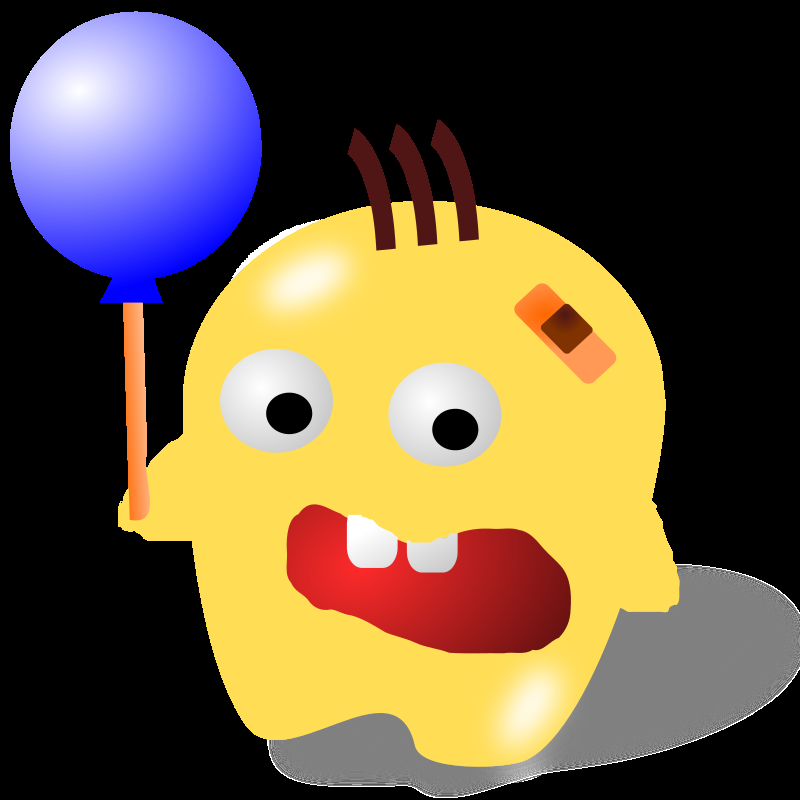
#> input picture changed.jpg, 800 x 800 px, given in place of cat.jpg, which was not available
$ jupyter execute 'OpenCV 이미지 연산 (1).ipynb'   (text cells are left out)
#> lines starting #> are read from the running program, lines starting #| are printed output that depends on the picture; after the words box and inside, x2 and y2 are one past the last pixel; in counts of white or black regions, pixels touching at a corner belong together; pictures that were not available may be replaced by others from this repository, and a replacement may not be noted
[cell 1]
#from google.colab import files
#uploaded = files.upload()

[cell 2]
import cv2
image = cv2.imread('./images/cat.jpg')
#> image is the input picture: shape (800, 800, 3); mean B, G, R 64.7, 89.9, 107.1

# 픽셀 수 및 이미지 크기 확인
print(image.shape)
#| (800, 800, 3)
print(image.size)
#| 1920000

# 이미지 Numpy 객체의 특정 픽셀을 가리킵니다.
px = image[100, 100]
#> px = [255, 229, 229]

# B, G, R 순서로 출력됩니다.
# (단, Gray Scale인 경우에는 B, G, R로 구분되지 않습니다.)
print(px)
#| [255 229 229]

# R 값만 출력하기
print(px[2])
#| 229

[cell 3]
import cv2
import matplotlib.pyplot as plt
import time

image = cv2.imread('./images/cat.jpg')

[cell 4]
start_time = time.time()
for i in range(0, 100):
    for j in range(0, 100):
        image[i, j] = [100, 100, 100]
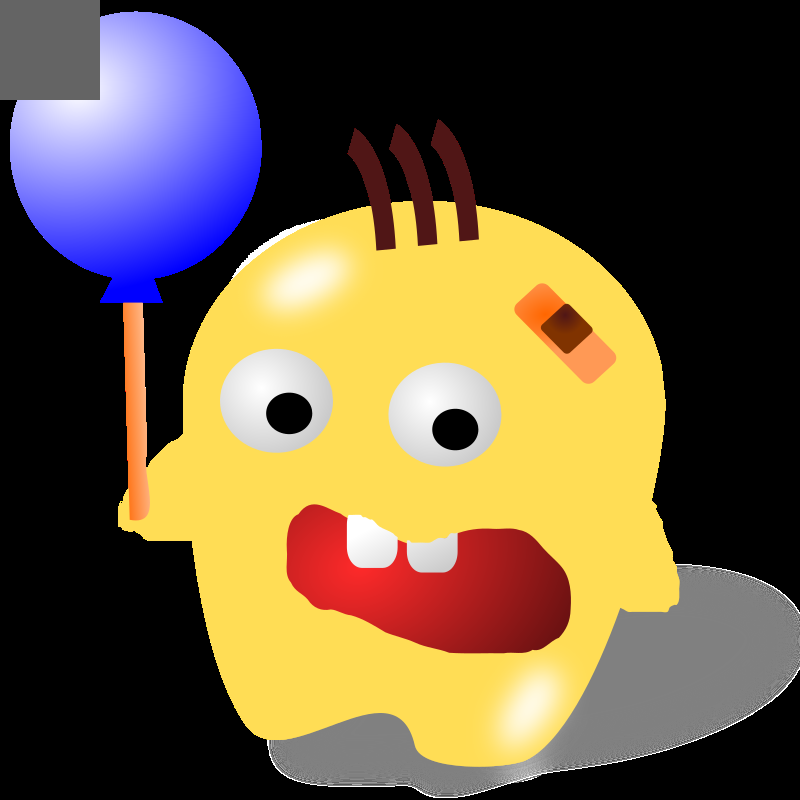
#> image: shape (800, 800, 3); 1.56% of pixels changed, all inside (x1, y1, x2, y2) = (0, 0, 100, 100)

[cell 5]
plt.imshow(cv2.cvtColor(image, cv2.COLOR_BGR2RGB))
plt.show()

[cell 6]
import cv2
import matplotlib.pyplot as plt
import time

image = cv2.imread('../images/cat.jpg')

start_time = time.time()
for i in range(0, 100):
    for j in range(0, 100):
        image[i, j] = [255, 255, 255]
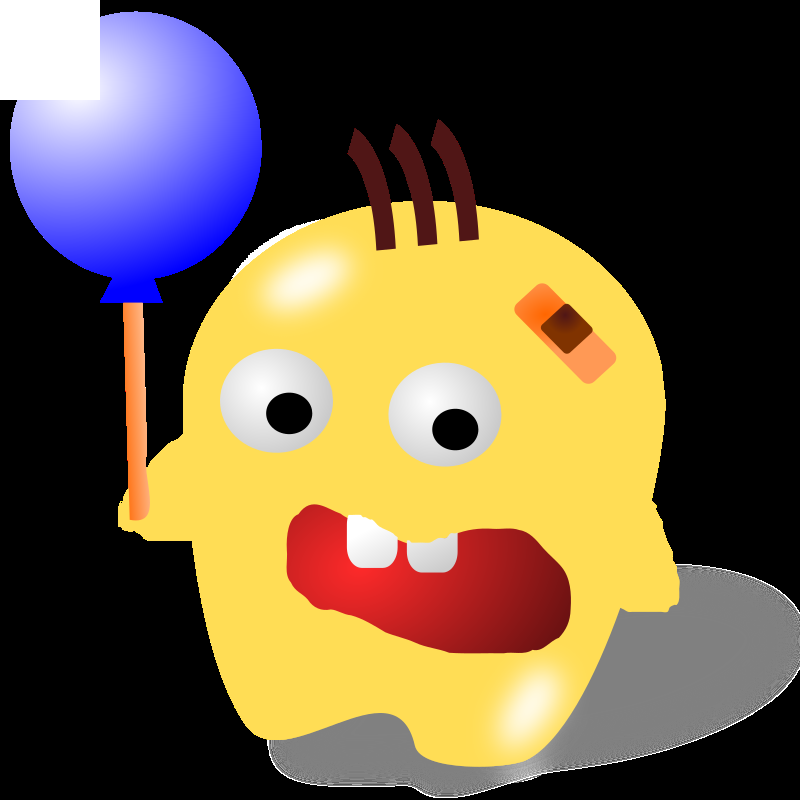
#> image: shape (800, 800, 3); 1.56% of pixels changed, all inside (x1, y1, x2, y2) = (0, 0, 100, 100)
print("--- %s seconds ---" % (time.time() - start_time))

start_time = time.time()
image[0:100, 0:100] = [0, 0, 0]
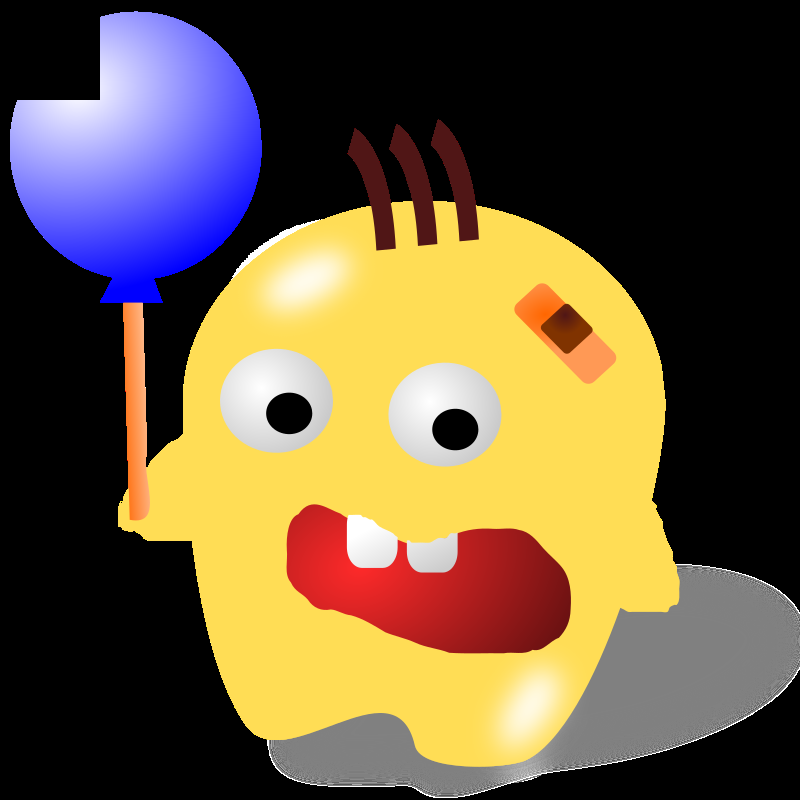
#> image: shape (800, 800, 3); 1.56% of pixels changed, all inside (x1, y1, x2, y2) = (0, 0, 100, 100)
print("--- %s seconds ---" % (time.time() - start_time))

plt.imshow(cv2.cvtColor(image, cv2.COLOR_BGR2RGB))
plt.show()

[cell 7]
import cv2
import matplotlib.pyplot as plt

image = cv2.imread('../images/cat.jpg')

# Numpy Slicing: ROI 처리 가능
roi = image[200:350, 50:200]
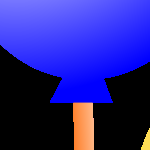
#> roi: shape (150, 150, 3); mean B, G, R 139.4, 35.1, 39.5

# ROI 단위로 이미지 복사하기
image[0:150, 0:150] = roi
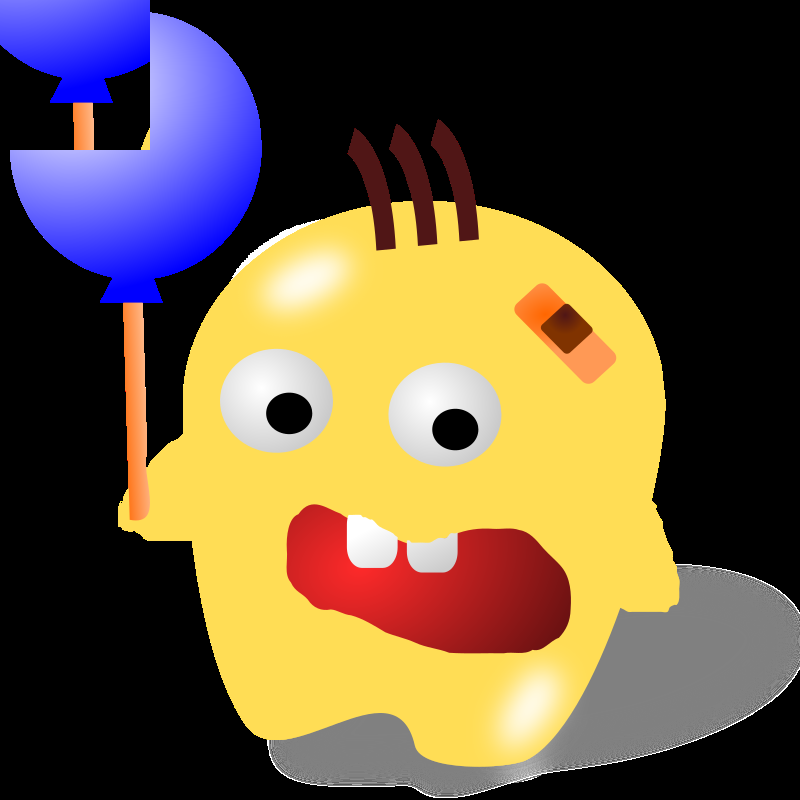
#> image: shape (800, 800, 3); 3.25% of pixels changed, all inside (x1, y1, x2, y2) = (0, 0, 150, 150)

plt.imshow(cv2.cvtColor(image, cv2.COLOR_BGR2RGB))
plt.show()

[cell 8]
import cv2
import matplotlib.pyplot as plt

image = cv2.imread('../images/cat.jpg')
image[0, 0,:] = 0

print(image)
#> (printed output is left out)

[cell 9]
plt.imshow(cv2.cvtColor(image, cv2.COLOR_BGR2RGB))
plt.show()

[cell 10]
import cv2
import numpy as np

src = cv2.imread('./images/cat.jpg')
dst = np.zeros(src.shape, dtype=src.dtype)

N = 256
height, width, _ = src.shape
#> height = 800; width = 800

print(height, width)
#| 800 800

h = height // N
#> h = 3
w = width // N
#> w = 3

for i in range(height):
    for j in range(width):
        y = i * h
        x = j * w
        roi = src[y:y + h, x:x + w]
        dst[y:y + h, x:x + w] = cv2.mean(roi)[0:3] #컬러이미지로 평균값

cv2.imshow('dst', dst)
cv2.waitKey()
cv2.destroyAllWindows()
cv2.waitKey(1)
